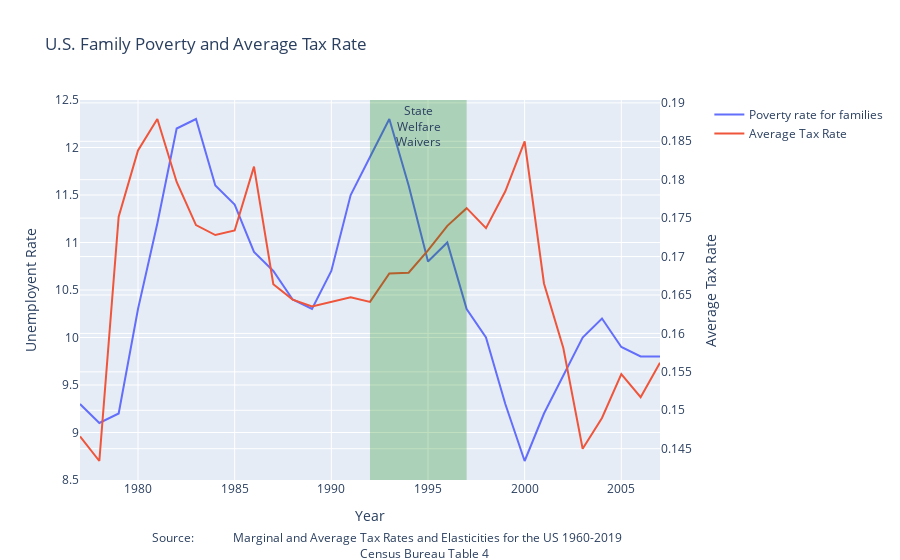

The notebook cell saved with this chart:
### Markdown cell above
From the graph below we can see that the welfare reform did potentially decrease the family poverty rate.

### Code cell
# Create figure with secondary y-axis
fig = make_subplots(specs=[[{"secondary_y": True}]])

# Add traces
fig.add_trace(
    go.Scatter(
    x=Family['Year'],
    y=Family['Poverty rate for families'],
    name = "Poverty rate for families"),
    secondary_y=False,
)

fig.add_trace(
    go.Scatter(
    x=Family['Year'],
    y=Family['Average Tax Rate'],
    name = "Average Tax Rate"),
    secondary_y=True,
)

# Add figure title
fig.update_layout(
    title_text="U.S. Family Poverty and Average Tax Rate",
    annotations = [dict(
        x=0.5,
        y=-0.22,
        xref='paper',
        yref='paper',
        text='Source: <a href="http://users.nber.org/~taxsim/allyup/ally.html">\
            Marginal and Average Tax Rates and Elasticities for the US 1960-2019 </a><br>\
            <a href="https://www.census.gov/data/tables/time-series/demo/income-poverty/historical-poverty-people.html">\
            Census Bureau Table 4</a>',
        showarrow = False
    )]
)

fig.add_vrect(x0=1992, x1=1997, 
              annotation_text="State<br>Welfare<br>Waivers", annotation_position="top",
              fillcolor="green", opacity=0.25, line_width=0)

# Set x-axis title
fig.update_xaxes(title_text="Year")

# Set y-axes titles
fig.update_yaxes(title_text="Unemployent Rate", secondary_y=False)
fig.update_yaxes(title_text="Average Tax Rate", secondary_y=True)

fig.show()
write_html(fig, "7.html")

### Figure 1 — Plotly figure (JSON) as saved in the notebook; plotly's stock layout.template omitted (floating-point values rounded to 4 significant figures)
{"data": [{"name": "Poverty rate for families", "type": "scatter", "x": [2007, 2006, 2005, 2004, 2003, 2002, 2001, 2000, 1999, 1998, 1997, 1996, 1995, 1994, 1993, 1992, 1991, 1990, 1989, 1988, 1987, 1986, 1985, 1984, 1983, 1982, 1981, 1980, 1979, 1978, 1977], "xaxis": "x", "y": [9.8, 9.8, 9.9, 10.2, 10, 9.6, 9.2, 8.7, 9.3, 10, 10.3, 11, 10.8, 11.6, 12.3, 11.9, 11.5, 10.7, 10.3, 10.4, 10.7, 10.9, 11.4, 11.6, 12.3, 12.2, 11.2, 10.3, 9.2, 9.1, 9.3], "yaxis": "y"}, {"name": "Average Tax Rate", "type": "scatter", "x": [2007, 2006, 2005, 2004, 2003, 2002, 2001, 2000, 1999, 1998, 1997, 1996, 1995, 1994, 1993, 1992, 1991, 1990, 1989, 1988, 1987, 1986, 1985, 1984, 1983, 1982, 1981, 1980, 1979, 1978, 1977], "xaxis": "x", "y": [0.1562, 0.1517, 0.1547, 0.149, 0.145, 0.1581, 0.1665, 0.185, 0.1785, 0.1737, 0.1763, 0.174, 0.1708, 0.1679, 0.1678, 0.1641, 0.1647, 0.1641, 0.1635, 0.1644, 0.1664, 0.1817, 0.1734, 0.1728, 0.1741, 0.1797, 0.1879, 0.1838, 0.1752, 0.1434, 0.1466], "yaxis": "y2"}], "layout": {"annotations": [{"showarrow": false, "text": "Source: <a href=\"http://users.nber.org/~taxsim/allyup/ally.html\">            Marginal and Average Tax Rates and Elasticities for the US 1960-2019 </a><br>            <a href=\"https://www.census.gov/data/tables/time-series/demo/income-poverty/historical-poverty-people.html\">            Census Bureau Table 4</a>", "x": 0.5, "xref": "paper", "y": -0.22, "yref": "paper"}, {"showarrow": false, "text": "State<br>Welfare<br>Waivers", "x": 1994.0, "xanchor": "center", "xref": "x", "y": 1, "yanchor": "top", "yref": "y domain"}], "shapes": [{"fillcolor": "green", "line": {"width": 0}, "opacity": 0.25, "type": "rect", "x0": 1992, "x1": 1997, "xref": "x", "y0": 0, "y1": 1, "yref": "y domain"}], "title": {"text": "U.S. Family Poverty and Average Tax Rate"}, "xaxis": {"anchor": "y", "domain": [0, 0.94], "title": {"text": "Year"}}, "yaxis": {"anchor": "x", "domain": [0, 1], "title": {"text": "Unemployent Rate"}}, "yaxis2": {"anchor": "x", "overlaying": "y", "side": "right", "title": {"text": "Average Tax Rate"}}}}
